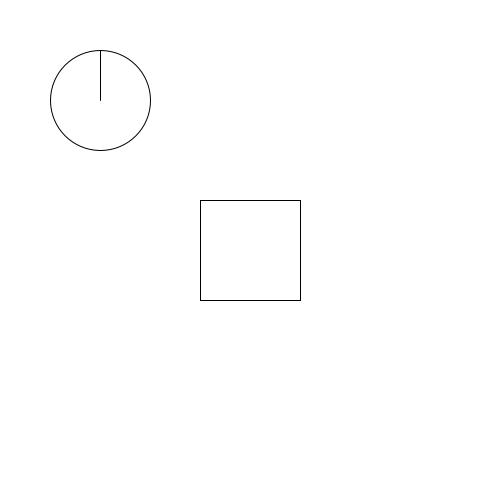
Frame 1 (no input)
Frame 60 (the mouse pressed at the canvas centre just before this capture): identical to frame 1, image omitted
Frame 120 (the mouse held since frame 60 and released just before this capture): identical to frame 1, image omitted

The Processing sketch that drew this single still picture (run headless with seeded random() and noise(); from frame 60 on, the mouse is pressed at the canvas centre):

// Processing sketch: trasladar1
// ── trasladar1.pde
// url del video //<< IMPORTANTEEEEEE

void setup() {
  size(500, 500);
}
void draw() {
  background(255);
  translate(100, 100);// traslada el punto referencia de la ventana

  ellipse(0, 0, 100, 100);
  line(0, 0, 0, -50);

  translate(100, 100);// traslada el punto referencia de la ventana
  rect(0, 0, 100, 100);
}
